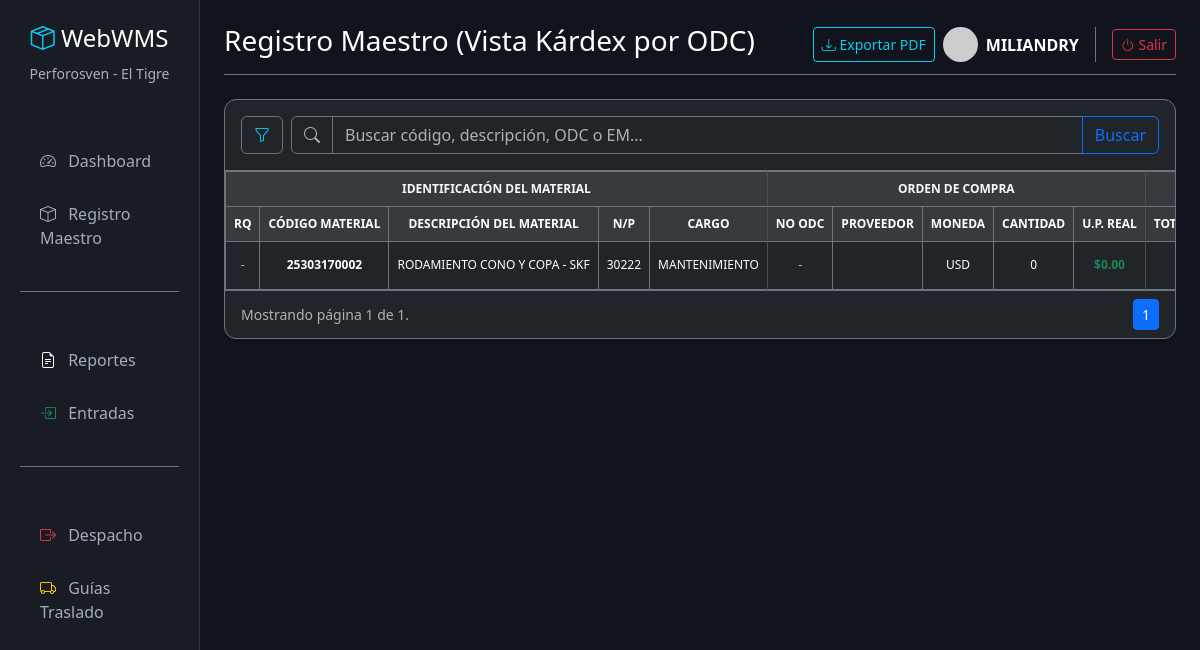
Screenshot of /maestro/ (signed in) with the database file from the repository.
### inventario/models.py (models this page shows, shortened)
class Material(models.Model):
    TIPO_CHOICES = [
        ('MATERIAL', 'MATERIAL'),
        ('ACTIVOS', 'ACTIVOS'),
        ('DIRECTO AL GASTO', 'DIRECTO AL GASTO'),
        ]
    CARGO_CHOICES = [
        ('MANTENIMIENTO', 'Mantenimiento'),
        ('OPERACIONES', 'Operaciones'),
        ('TRANSPORTE', 'Transporte'),
        ('OTRO', 'Otro'),
    ]
    codigo = models.CharField(max_length=50, unique=True, verbose_name="Código Material")
    descripcion = models.CharField(max_length=255, verbose_name="Descripción del Material")
    tipo = models.CharField(max_length=20, choices=TIPO_CHOICES, default='MATERIAL', verbose_name="Tipo de Material")
    cargo = models.CharField(max_length=50, choices=CARGO_CHOICES, default='OPERACIONES', verbose_name="Cargo / Uso")
    nro_parte = models.CharField(max_length=100, blank=True, null=True, verbose_name="Número de Parte")
    unidad_medida = models.CharField(max_length=20, verbose_name="U.M.")
    ubicacion = models.CharField(max_length=100, blank=True, null=True, verbose_name="Ubicación")
    stock_actual = models.DecimalField(max_digits=10, decimal_places=2, default=0, verbose_name="Stock Actual")
    @property
    def lote_fifo(self):
        for lote in self.detallerecepcion_set.order_by('fecha_recepcion', 'id'):
            if lote.cantidad_disponible > Decimal('0.00'):
                return lote
        return None
    @property
    def ultima_recepcion(self):
        return self.detallerecepcion_set.order_by('-fecha_recepcion', '-id').first()
    @property
    def lote_actual(self):
        return self.lote_fifo or self.ultima_recepcion
    class Meta:
        verbose_name = "Material"
        verbose_name_plural = "1. Registro Maestro"

### inventario/views.py (the view, shortened to what this page needs)
# urls.py: path('maestro/', views.lista_materiales, name='lista_materiales'),
@login_required(login_url='login')
def lista_materiales(request):
    query = request.GET.get('buscar', '').strip()
    buscar_codigo = request.GET.get('buscar_codigo', '').strip()
    buscar_descripcion = request.GET.get('buscar_descripcion', '').strip()
    buscar_odc = request.GET.get('buscar_odc', '').strip()
    buscar_em = request.GET.get('buscar_em', '').strip()
    materiales_qs = Material.objects.all()
    if buscar_codigo:
        materiales_qs = materiales_qs.filter(codigo__icontains=buscar_codigo)
    if buscar_descripcion:
        materiales_qs = materiales_qs.filter(descripcion__icontains=buscar_descripcion)
    if buscar_odc:
        materiales_qs = materiales_qs.filter(detallerecepcion__nro_odc__icontains=buscar_odc)
    if buscar_em:
        materiales_qs = materiales_qs.filter(detallerecepcion__nro_control_entrada__icontains=buscar_em)
    materiales_qs = materiales_qs.order_by('codigo').prefetch_related('detallerecepcion_set').distinct()
    paginator = Paginator(materiales_qs, 50)
    page_number = request.GET.get('page')
    materiales_paginados = paginator.get_page(page_number)
    query_params = request.GET.copy()
    if 'page' in query_params:
        del query_params['page']
    querystring = query_params.urlencode()
    query_prefix = f"{querystring}&" if querystring else ''
    contexto = {
        'materiales': materiales_paginados,
        'query': query,
        'buscar_codigo': buscar_codigo,
        'buscar_descripcion': buscar_descripcion,
        'buscar_odc': buscar_odc,
        'buscar_em': buscar_em,
        'querystring': querystring,
        'query_prefix': query_prefix
    }
    return render(request, 'inventario/lista_materiales.html', contexto)

### inventario/templates/inventario/lista_materiales.html (shortened to what this page needs)
{% extends 'inventario/base.html' %}
{% block header %}Registro Maestro (Vista Kárdex por ODC){% endblock %}
{% block content %}
<div class="card shadow-sm bg-dark border-secondary">
    <div class="card-header bg-transparent border-secondary py-3 d-flex justify-content-between align-items-center">
        <form method="GET" class="d-flex w-100 align-items-center gap-2">
            <button class="btn btn-outline-secondary border-secondary text-info" type="button" data-bs-toggle="collapse" data-bs-target="#filtroColumnas" aria-expanded="false" aria-controls="filtroColumnas" title="Abrir filtros por columna">
                <i class="bi bi-funnel"></i>
            </button>
            <div class="input-group flex-grow-1">
                <span class="input-group-text bg-dark border-secondary text-muted"><i class="bi bi-search"></i></span>
                <input type="text" name="buscar" value="{{ query }}" class="form-control bg-dark text-white border-secondary" placeholder="Buscar código, descripción, ODC o EM...">
                <button class="btn btn-outline-primary" type="submit">Buscar</button>
            </div>
        </form>
    </div>
    <div class="card-body p-0">
        <div class="table-responsive" style="max-height: 65vh; overflow-y: auto; overflow-x: auto; white-space: nowrap;">
            <table class="table table-dark table-hover table-bordered border-secondary mb-0" style="font-size: 12px;">
                <thead class="table-active text-info text-center sticky-top" style="z-index: 2;">
                    <tr>
                        <th colspan="5" class="bg-primary bg-opacity-25 text-light border-end">IDENTIFICACIÓN DEL MATERIAL</th>
                        <th colspan="5" class="bg-danger bg-opacity-25 text-light border-end">ORDEN DE COMPRA</th>
                        <th colspan="7" class="bg-success bg-opacity-25 text-light border-end">RECEPCIÓN ALMACÉN</th>
                    </tr>
                    <tr class="text-muted">
                        <th>RQ</th>
                        <th>CÓDIGO MATERIAL</th>
                        <th>DESCRIPCIÓN DEL MATERIAL</th>
                        <th>N/P</th>
                        <th class="border-end">CARGO</th>
                        <th>NO ODC</th>
                        <th>PROVEEDOR</th>
                        <th>MONEDA</th>
                        <th>CANTIDAD</th>
                        <th class="border-end">U.P. REAL</th>
                        <th>TOTAL (USD)</th>
                    </tr>
                </thead>
                <tbody>
                    {% for material in materiales %}
                    {% with lote=material.lote_actual %}
                    <tr class="align-middle text-center">
                        <td class="text-muted">-</td>
                        <td class="text-white fw-bold">{{ material.codigo }}</td>
                        <td class="text-start">{{ material.descripcion }}</td>
                        <td>{{ material.nro_parte|default_if_none:"-" }}</td>
                        <td class="border-end">{{ material.cargo }}</td>
                        <td class="text-warning">{{ lote.nro_odc|default:"-" }}</td>
                        <td class="text-start">{{ lote.proveedor|truncatechars:20|default_if_none:"-" }}</td>
                        <td>USD</td>
                        <td>{{ lote.cantidad_solicitada|floatformat:0|default:"0" }}</td>
                        <td class="border-end text-success fw-bold">${{ lote.precio_unitario|floatformat:2|default:"0.00" }}</td>
                        <td class="text-info fw-bold">{% if lote %}{% widthratio lote.cantidad_solicitada 1 lote.precio_unitario %}{% else %}0{% endif %}</td>
                    </tr>
                    {% endwith %}
                    {% empty %}
                    <tr>
                        <td colspan="29" class="text-center py-5 text-muted">No se encontraron materiales.</td>
                    </tr>
                    {% endfor %}
                </tbody>
            </table>
        </div>
        <div class="card-footer bg-transparent border-secondary d-flex flex-column flex-md-row justify-content-between align-items-center gap-2">
            <small class="text-muted">Mostrando página {{ materiales.number }} de {{ materiales.paginator.num_pages }}.</small>
            <nav>
                <ul class="pagination pagination-sm mb-0">
                    {% for num in materiales.paginator.page_range %}
                        {% if num == materiales.number %}
                            <li class="page-item active" aria-current="page"><span class="page-link">{{ num }}</span></li>
                        {% elif num >= materiales.number|add:'-2' and num <= materiales.number|add:'2' %}
                            <li class="page-item"><a class="page-link bg-dark text-info border-secondary" href="?{{ query_prefix }}page={{ num }}">{{ num }}</a></li>
                        {% elif num == 1 or num == materiales.paginator.num_pages %}
                            <li class="page-item"><a class="page-link bg-dark text-info border-secondary" href="?{{ query_prefix }}page={{ num }}">{{ num }}</a></li>
                        {% elif num == materiales.number|add:'-3' or num == materiales.number|add:'3' %}
                            <li class="page-item disabled"><span class="page-link">&hellip;</span></li>
                        {% endif %}
                    {% endfor %}
                </ul>
            </nav>
        </div>
    </div>
</div>
{% endblock %}

### inventario/templates/inventario/base.html (shortened to what this page needs)
<!DOCTYPE html>
<html lang="es" data-bs-theme="dark">
<head>
    <link href="https://cdn.jsdelivr.net/npm/bootstrap@5.3.2/dist/css/bootstrap.min.css" rel="stylesheet">
    <link rel="stylesheet" href="https://cdn.jsdelivr.net/npm/bootstrap-icons@1.11.1/font/bootstrap-icons.css">
</head>
<body>
    <div class="container-fluid">
        <div class="row">
            <nav class="col-md-3 col-lg-2 d-md-block sidebar py-4">
                <div class="text-center mb-4">
                    <h4 class="text-white"><i class="bi bi-box-seam text-info"></i> WebWMS</h4>
                    <small class="text-muted">Perforosven - El Tigre</small>
                </div>
                <ul class="nav flex-column px-2">
                    <li class="nav-item mb-1">
                        <span class="text-uppercase small text-muted fw-bold px-3" style="letter-spacing: 1px;"></span>
                    </li>
                    <li class="nav-item">
                        <a class="nav-link" href="{% url 'dashboard' %}"><i class="bi bi-speedometer2 me-2"></i>
                            Dashboard</a>
                    </li>
                    <li class="nav-item">
                        <a class="nav-link" href="{% url 'lista_materiales' %}"><i class="bi bi-box me-2"></i> Registro
                            Maestro</a>
                    </li>
                    <li class="nav-item mt-4 mb-1 border-top border-secondary pt-3">
                        <span class="text-uppercase small text-muted fw-bold px-3" style="letter-spacing: 1px;"></span>
                    </li>
                    <li class="nav-item">
                        <a class="nav-link" href="{% url 'reportes' %}">
                            <i class="bi bi-file-earmark-text text-light me-2"></i> Reportes
                        </a>
                    </li>
                    <li class="nav-item">
                        <a class="nav-link" href="{% url 'lista_entradas' %}">
                            <i class="bi bi-box-arrow-in-right text-success me-2"></i> Entradas
                        </a>
                    </li>
                    <li class="nav-item mt-4 mb-1 border-top border-secondary pt-3">
                        <span class="text-uppercase small text-muted fw-bold px-3" style="letter-spacing: 1px;"></span>
                    </li>
                    <li class="nav-item">
                        <a class="nav-link" href="{% url 'lista_salidas' %}">
                            <i class="bi bi-box-arrow-right text-danger me-2"></i> Despacho
                        </a>
                    </li>
                    <li class="nav-item">
                        <a class="nav-link" href="{% url 'lista_guias' %}">
                            <i class="bi bi-truck text-warning me-2"></i> Guías Traslado
                        </a>
                    </li>
                </ul>
            </nav>
            <main class="col-md-9 ms-sm-auto col-lg-10 px-md-4 py-4">
                <div
                    class="d-flex justify-content-between flex-wrap flex-md-nowrap align-items-center pb-2 mb-4 border-bottom border-secondary">
                    <h1 class="h3 text-white">{% block header %}Dashboard Analítico{% endblock %}</h1>
                    <div class="btn-toolbar mb-2 mb-md-0">
                        <button type="button" class="btn btn-sm btn-outline-info me-2">
                            <i class="bi bi-download"></i> Exportar PDF
                        </button>
                        <div class="btn-toolbar mb-2 mb-md-0 align-items-center">
                            <div class="d-flex align-items-center border-end border-secondary pe-3 me-3">
                                <img src="https://ui-avatars.com/api/?name={{ user.username }}&background=0D8ABC&color=fff"
                                    class="rounded-circle me-2" width="35">
                                <span class="text-white fw-bold text-uppercase">{{ user.username }}</span>
                            </div>
                            <form action="{% url 'logout' %}" method="post" class="m-0">
                                <button type="submit" class="btn btn-sm btn-outline-danger">
                                    <i class="bi bi-power"></i> Salir
                                </button>
                            </form>
                        </div>
                    </div>
                </div>
                {% block content %}
                {% endblock %}
            </main>
        </div>
    </div>
</body>
</html>

### inventario/templates/inventario/base.html (style rules this page uses)
body { background-color: #12141d; color: #a0aec0; }
.sidebar { height: 100vh; background-color: #1a1c23; border-right: 1px solid #2d3748; }
.nav-link { color: #a0aec0; padding: 12px 20px; border-radius: 8px; margin-bottom: 5px; }
.card { background-color: #1a1c23; border: 1px solid #2d3748; border-radius: 12px; }
.table-dark { background-color: #1a1c23; }

### rows the page displays
Material: codigo "25303170002", descripcion "RODAMIENTO CONO Y COPA - SKF", nro_parte "30222", cargo "MANTENIMIENTO", lote_actual.nro_odc "-", lote_actual.cantidad_solicitada "0", lote_actual.precio_unitario "0.00"

### other values shown
{{ user.username }} "MILIANDRY"
{{ materiales.number }} "1"
{{ materiales.paginator.num_pages }} "1"
{{ num }} "1"
